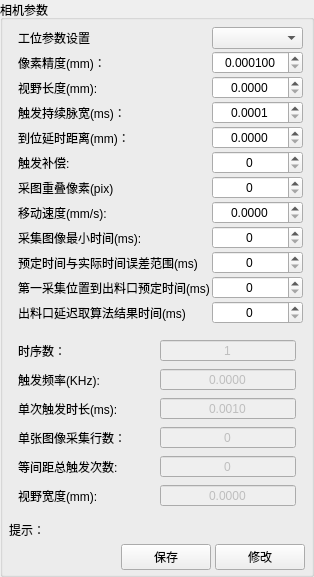
    <widget class="QGroupBox" name="CameraParam">
     <property name="minimumSize">
      <size>
       <width>300</width>
       <height>200</height>
      </size>
     </property>
     <property name="title">
      <string>相机参数</string>
     </property>
     <layout class="QVBoxLayout" name="verticalLayout_2" stretch="13,5,1,1">
      <property name="spacing">
       <number>4</number>
      </property>
      <property name="leftMargin">
       <number>6</number>
      </property>
      <property name="topMargin">
       <number>6</number>
      </property>
      <property name="rightMargin">
       <number>6</number>
      </property>
      <property name="bottomMargin">
       <number>4</number>
      </property>
      <item>
       <widget class="QWidget" name="widget_grab_set" native="true">
        <property name="sizePolicy">
         <sizepolicy hsizetype="Preferred" vsizetype="Expanding">
          <horstretch>0</horstretch>
          <verstretch>0</verstretch>
         </sizepolicy>
        </property>
        <layout class="QGridLayout" name="gridLayout">
         <property name="topMargin">
          <number>1</number>
         </property>
         <property name="rightMargin">
          <number>2</number>
         </property>
         <property name="bottomMargin">
          <number>2</number>
         </property>
         <property name="spacing">
          <number>2</number>
         </property>
         <item row="6" column="0">
          <widget class="QLabel" name="label_20">
           <property name="text">
            <string>触发补偿:</string>
           </property>
          </widget>
         </item>
         <item row="2" column="0">
          <widget class="QLabel" name="label_7">
           <property name="text">
            <string>像素精度(mm)：</string>
           </property>
          </widget>
         </item>
         <item row="11" column="1">
          <widget class="QSpinBox" name="busy_mark">
           <property name="toolTip">
            <string>流水线模式同时存在测试产品个数</string>
           </property>
           <property name="alignment">
            <set>Qt::AlignCenter</set>
           </property>
           <property name="maximum">
            <number>999999999</number>
           </property>
          </widget>
         </item>
         <item row="8" column="1">
          <widget class="QDoubleSpinBox" name="dSpeed">
           <property name="alignment">
            <set>Qt::AlignCenter</set>
           </property>
           <property name="decimals">
            <number>4</number>
           </property>
           <property name="minimum">
            <double>0.000000000000000</double>
           </property>
           <property name="maximum">
            <double>99999.000000000000000</double>
           </property>
           <property name="singleStep">
            <double>0.001000000000000</double>
           </property>
          </widget>
         </item>
         <item row="12" column="0">
          <widget class="QLabel" name="label_77">
           <property name="text">
            <string>出料口延迟取算法结果时间(ms)</string>
           </property>
          </widget>
         </item>
         <item row="7" column="1">
          <widget class="QSpinBox" name="DulLines">
           <property name="alignment">
            <set>Qt::AlignCenter</set>
           </property>
           <property name="maximum">
            <number>8192</number>
           </property>
          </widget>
         </item>
         <item row="11" column="0">
          <widget class="QLabel" name="label_42">
           <property name="text">
            <string>第一采集位置到出料口预定时间(ms)</string>
           </property>
          </widget>
         </item>
         <item row="10" column="1">
          <widget class="QSpinBox" name="normal_time">
           <property name="alignment">
            <set>Qt::AlignCenter</set>
           </property>
           <property name="maximum">
            <number>999999</number>
           </property>
          </widget>
         </item>
         <item row="12" column="1">
          <widget class="QSpinBox" name="busy_time">
           <property name="toolTip">
            <string>8K相机采集图像感应器到出料端移动时间</string>
           </property>
           <property name="statusTip">
            <string/>
           </property>
           <property name="alignment">
            <set>Qt::AlignCenter</set>
           </property>
           <property name="maximum">
            <number>4000</number>
           </property>
          </widget>
         </item>
         <item row="10" column="0">
          <widget class="QLabel" name="label_43">
           <property name="text">
            <string>预定时间与实际时间误差范围(ms)</string>
           </property>
          </widget>
         </item>
         <item row="8" column="0">
          <widget class="QLabel" name="label_3">
           <property name="text">
            <string>移动速度(mm/s):</string>
           </property>
          </widget>
         </item>
         <item row="7" column="0">
          <widget class="QLabel" name="label_21">
           <property name="text">
            <string>采图重叠像素(pix)</string>
           </property>
          </widget>
         </item>
         <item row="5" column="0">
          <widget class="QLabel" name="label_10">
           <property name="text">
            <string>到位延时距离(mm)：</string>
           </property>
          </widget>
         </item>
         <item row="9" column="0">
          <widget class="QLabel" name="label">
           <property name="text">
            <string>采集图像最小时间(ms):</string>
           </property>
          </widget>
         </item>
         <item row="3" column="1">
          <widget class="QDoubleSpinBox" name="dGetImageLen">
           <property name="alignment">
            <set>Qt::AlignCenter</set>
           </property>
           <property name="decimals">
            <number>4</number>
           </property>
           <property name="minimum">
            <double>0.000000000000000</double>
           </property>
           <property name="maximum">
            <double>99999.000000000000000</double>
           </property>
           <property name="singleStep">
            <double>0.001000000000000</double>
           </property>
          </widget>
         </item>
         <item row="2" column="1">
          <widget class="QDoubleSpinBox" name="moveunit">
           <property name="alignment">
            <set>Qt::AlignCenter</set>
           </property>
           <property name="decimals">
            <number>6</number>
           </property>
           <property name="minimum">
            <double>0.000100000000000</double>
           </property>
           <property name="singleStep">
            <double>0.000100000000000</double>
           </property>
          </widget>
         </item>
         <item row="4" column="1">
          <widget class="QDoubleSpinBox" name="plusewidgh">
           <property name="alignment">
            <set>Qt::AlignCenter</set>
           </property>
           <property name="decimals">
            <number>4</number>
           </property>
           <property name="minimum">
            <double>0.000100000000000</double>
           </property>
           <property name="maximum">
            <double>1000.000000000000000</double>
           </property>
           <property name="singleStep">
            <double>0.001000000000000</double>
           </property>
          </widget>
         </item>
         <item row="3" column="0">
          <widget class="QLabel" name="label_2">
           <property name="text">
            <string>视野长度(mm):</string>
           </property>
          </widget>
         </item>
         <item row="4" column="0">
          <widget class="QLabel" name="label_8">
           <property name="text">
            <string>触发持续脉宽(ms)：</string>
           </property>
          </widget>
         </item>
         <item row="1" column="0">
          <widget class="QLabel" name="label_19">
           <property name="minimumSize">
            <size>
             <width>0</width>
             <height>22</height>
            </size>
           </property>
           <property name="text">
            <string>工位参数设置</string>
           </property>
          </widget>
         </item>
         <item row="6" column="1">
          <widget class="QSpinBox" name="Fivs">
           <property name="alignment">
            <set>Qt::AlignCenter</set>
           </property>
           <property name="maximum">
            <number>999999</number>
           </property>
          </widget>
         </item>
         <item row="5" column="1">
          <widget class="QDoubleSpinBox" name="Fstartpos">
           <property name="toolTip">
            <string>光纤感应器到采集位置距离</string>
           </property>
           <property name="alignment">
            <set>Qt::AlignCenter</set>
           </property>
           <property name="decimals">
            <number>4</number>
           </property>
           <property name="maximum">
            <double>99999.000000000000000</double>
           </property>
           <property name="singleStep">
            <double>0.001000000000000</double>
           </property>
          </widget>
         </item>
         <item row="1" column="1">
          <widget class="QComboBox" name="comboBox_station_index">
           <property name="minimumSize">
            <size>
             <width>0</width>
             <height>22</height>
            </size>
           </property>
          </widget>
         </item>
         <item row="9" column="1">
          <widget class="QSpinBox" name="MoveLenth">
           <property name="alignment">
            <set>Qt::AlignCenter</set>
           </property>
           <property name="maximum">
            <number>1000000</number>
           </property>
          </widget>
         </item>
        </layout>
       </widget>
      </item>
      <item>
       <widget class="QWidget" name="widget_2" native="true">
        <layout class="QGridLayout" name="gridLayout_2">
         <item row="5" column="1">
          <widget class="QDoubleSpinBox" name="dGetImageWid">
           <property name="enabled">
            <bool>false</bool>
           </property>
           <property name="alignment">
            <set>Qt::AlignCenter</set>
           </property>
           <property name="buttonSymbols">
            <enum>QAbstractSpinBox::NoButtons</enum>
           </property>
           <property name="decimals">
            <number>4</number>
           </property>
           <property name="maximum">
            <double>99999.000000000000000</double>
           </property>
           <property name="singleStep">
            <double>0.001000000000000</double>
           </property>
          </widget>
         </item>
         <item row="2" column="1">
          <widget class="QDoubleSpinBox" name="dutycyle">
           <property name="enabled">
            <bool>false</bool>
           </property>
           <property name="alignment">
            <set>Qt::AlignCenter</set>
           </property>
           <property name="buttonSymbols">
            <enum>QAbstractSpinBox::NoButtons</enum>
           </property>
           <property name="decimals">
            <number>4</number>
           </property>
           <property name="minimum">
            <double>0.001000000000000</double>
           </property>
           <property name="maximum">
            <double>99999.000000000000000</double>
           </property>
           <property name="singleStep">
            <double>0.001000000000000</double>
           </property>
          </widget>
         </item>
         <item row="4" column="1">
          <widget class="QSpinBox" name="targetNumber">
           <property name="enabled">
            <bool>false</bool>
           </property>
           <property name="alignment">
            <set>Qt::AlignCenter</set>
           </property>
           <property name="buttonSymbols">
            <enum>QAbstractSpinBox::NoButtons</enum>
           </property>
           <property name="maximum">
            <number>9999999</number>
           </property>
          </widget>
         </item>
         <item row="5" column="0">
          <widget class="QLabel" name="label_5">
           <property name="text">
            <string>视野宽度(mm):</string>
           </property>
          </widget>
         </item>
         <item row="4" column="0">
          <widget class="QLabel" name="label_11">
           <property name="text">
            <string>等间距总触发次数:</string>
           </property>
          </widget>
         </item>
         <item row="3" column="0">
          <widget class="QLabel" name="label_6">
           <property name="text">
            <string>单张图像采集行数：</string>
           </property>
          </widget>
         </item>
         <item row="2" column="0">
          <widget class="QLabel" name="label_12">
           <property name="text">
            <string>单次触发时长(ms):</string>
           </property>
          </widget>
         </item>
         <item row="1" column="0">
          <widget class="QLabel" name="label_4">
           <property name="text">
            <string>触发频率(KHz):</string>
           </property>
          </widget>
         </item>
         <item row="0" column="0">
          <widget class="QLabel" name="label_9">
           <property name="text">
            <string>时序数：</string>
           </property>
          </widget>
         </item>
         <item row="3" column="1">
          <widget class="QSpinBox" name="Fivscount">
           <property name="enabled">
            <bool>false</bool>
           </property>
           <property name="alignment">
            <set>Qt::AlignCenter</set>
           </property>
           <property name="buttonSymbols">
            <enum>QAbstractSpinBox::NoButtons</enum>
           </property>
           <property name="minimum">
            <number>0</number>
           </property>
           <property name="maximum">
            <number>9999999</number>
           </property>
          </widget>
         </item>
         <item row="1" column="1">
          <widget class="QDoubleSpinBox" name="rtate_show">
           <property name="enabled">
            <bool>false</bool>
           </property>
           <property name="alignment">
            <set>Qt::AlignCenter</set>
           </property>
           <property name="buttonSymbols">
            <enum>QAbstractSpinBox::NoButtons</enum>
           </property>
           <property name="decimals">
            <number>4</number>
           </property>
           <property name="minimum">
            <double>0.000000000000000</double>
           </property>
           <property name="maximum">
            <double>99999.000000000000000</double>
           </property>
           <property name="singleStep">
            <double>0.001000000000000</double>
           </property>
          </widget>
         </item>
         <item row="0" column="1">
          <widget class="QSpinBox" name="iSequence">
           <property name="enabled">
            <bool>false</bool>
           </property>
           <property name="alignment">
            <set>Qt::AlignCenter</set>
           </property>
           <property name="buttonSymbols">
            <enum>QAbstractSpinBox::NoButtons</enum>
           </property>
           <property name="minimum">
            <number>1</number>
           </property>
           <property name="maximum">
            <number>8</number>
           </property>
          </widget>
         </item>
        </layout>
       </widget>
      </item>
      <item>
       <layout class="QHBoxLayout" name="horizontalLayout">
        <item>
         <widget class="QLabel" name="label_14">
          <property name="maximumSize">
           <size>
            <width>40</width>
            <height>16777215</height>
           </size>
          </property>
          <property name="text">
           <string>提示：</string>
          </property>
         </widget>
        </item>
        <item>
         <widget class="QLabel" name="label_log">
          <property name="minimumSize">
           <size>
            <width>0</width>
            <height>20</height>
           </size>
          </property>
          <property name="text">
           <string/>
          </property>
         </widget>
        </item>
       </layout>
      </item>
      <item>
       <layout class="QHBoxLayout" name="horizontalLayout_3">
        <item>
         <spacer name="horizontalSpacer_3">
          <property name="orientation">
           <enum>Qt::Horizontal</enum>
          </property>
          <property name="sizeHint" stdset="0">
           <size>
            <width>78</width>
            <height>20</height>
           </size>
          </property>
         </spacer>
        </item>
        <item>
         <widget class="QPushButton" name="pushButton_OK">
          <property name="sizePolicy">
           <sizepolicy hsizetype="Preferred" vsizetype="Fixed">
            <horstretch>0</horstretch>
            <verstretch>0</verstretch>
           </sizepolicy>
          </property>
          <property name="minimumSize">
           <size>
            <width>90</width>
            <height>0</height>
           </size>
          </property>
          <property name="maximumSize">
           <size>
            <width>90</width>
            <height>16777215</height>
           </size>
          </property>
          <property name="text">
           <string>保存</string>
          </property>
         </widget>
        </item>
        <item>
         <widget class="QPushButton" name="pushButton_Cancel">
          <property name="sizePolicy">
           <sizepolicy hsizetype="Preferred" vsizetype="Fixed">
            <horstretch>0</horstretch>
            <verstretch>0</verstretch>
           </sizepolicy>
          </property>
          <property name="minimumSize">
           <size>
            <width>90</width>
            <height>0</height>
           </size>
          </property>
          <property name="maximumSize">
           <size>
            <width>90</width>
            <height>16777215</height>
           </size>
          </property>
          <property name="text">
           <string>修改</string>
          </property>
         </widget>
        </item>
       </layout>
      </item>
     </layout>
    </widget>
